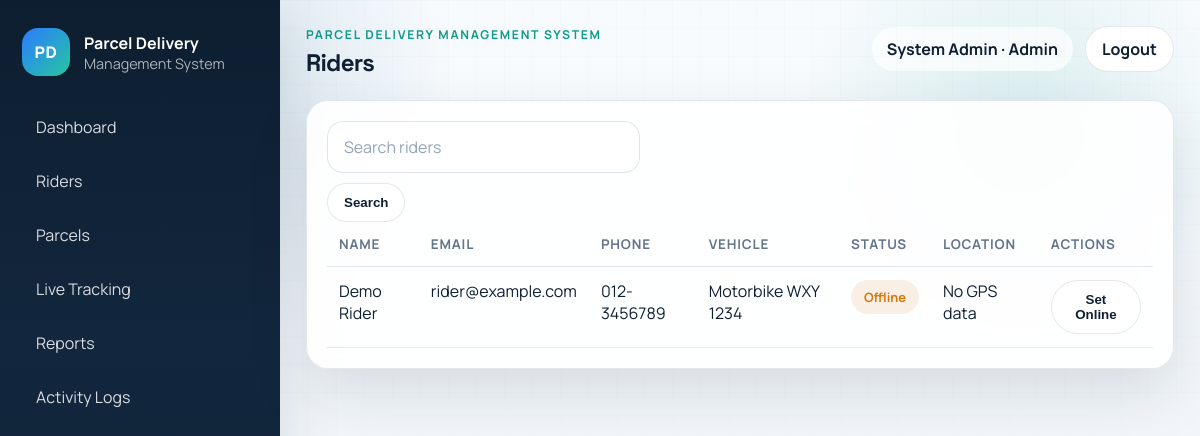
/admin/riders.php (signed in), run on the app's committed database.
### tables this page shows
CREATE TABLE users (
    id INT UNSIGNED AUTO_INCREMENT PRIMARY KEY,
    name VARCHAR(120) NOT NULL,
    email VARCHAR(180) NOT NULL UNIQUE,
    password_hash VARCHAR(255) NOT NULL,
    role ENUM('admin', 'rider') NOT NULL DEFAULT 'rider',
    status ENUM('active', 'inactive') NOT NULL DEFAULT 'active',
    created_at TIMESTAMP DEFAULT CURRENT_TIMESTAMP,
    updated_at TIMESTAMP DEFAULT CURRENT_TIMESTAMP ON UPDATE CURRENT_TIMESTAMP
);

CREATE TABLE riders (
    id INT UNSIGNED AUTO_INCREMENT PRIMARY KEY,
    user_id INT UNSIGNED NOT NULL UNIQUE,
    phone VARCHAR(40) DEFAULT NULL,
    vehicle_info VARCHAR(160) DEFAULT NULL,
    plate_number VARCHAR(60) DEFAULT NULL,
    current_status ENUM('online', 'offline') NOT NULL DEFAULT 'offline',
    latitude DECIMAL(10, 7) DEFAULT NULL,
    longitude DECIMAL(10, 7) DEFAULT NULL,
    last_location_at DATETIME DEFAULT NULL,
    created_at TIMESTAMP DEFAULT CURRENT_TIMESTAMP,
    updated_at TIMESTAMP DEFAULT CURRENT_TIMESTAMP ON UPDATE CURRENT_TIMESTAMP,
    CONSTRAINT fk_riders_user FOREIGN KEY (user_id) REFERENCES users(id) ON DELETE CASCADE
);

### includes/functions.php (called while the page is built, shortened)
<?php
require_once __DIR__ . '/../config/database.php';
function e(?string $value): string
{
    return htmlspecialchars($value ?? '', ENT_QUOTES, 'UTF-8');
}
function app_base_url(): string
{
    $scriptName = $_SERVER['SCRIPT_NAME'] ?? '';
    $path = str_replace('\\', '/', dirname($scriptName));
    $segments = array_values(array_filter(explode('/', trim($path, '/')), static fn ($segment) => $segment !== ''));
    return '/' . $segments[0];
}
function url(string $path = ''): string
{
    $base = app_base_url();
    return $base . '/' . ltrim($path, '/');
}
function current_user(): ?array
{
    static $cachedUser = null;
    if (is_array($cachedUser) && (int) $cachedUser['id'] === (int) $_SESSION['user_id']) {
        return $cachedUser;
    }
    $stmt = db()->prepare('SELECT id, name, email, role, status FROM users WHERE id = ? LIMIT 1');
    $stmt->execute([$_SESSION['user_id']]);
    $user = $stmt->fetch();
    $cachedUser = $user ?: null;
    return $cachedUser;
}
function is_logged_in(): bool
{
    return current_user() !== null;
}
function require_login(): void
{
    if (!is_logged_in()) {
        redirect('auth/login.php');
    }
}
function require_role(string $role): void
{
    require_login();
}

### config/database.php (called while the page is built, shortened)
<?php
function db(): PDO
{
    static $pdo = null;
    if ($pdo instanceof PDO) {
        return $pdo;
    }
    $dsn = 'mysql:host=' . DB_HOST . ';dbname=' . DB_NAME . ';charset=utf8mb4';
    $pdo = new PDO($dsn, DB_USER, DB_PASS, [
        PDO::ATTR_ERRMODE => PDO::ERRMODE_EXCEPTION,
        PDO::ATTR_DEFAULT_FETCH_MODE => PDO::FETCH_ASSOC,
        PDO::ATTR_EMULATE_PREPARES => false,
    ]);
    return $pdo;
}

### admin/riders.php (the view, shortened to what this page needs)
<?php
require_once __DIR__ . '/../includes/functions.php';
require_role('admin');
$q = trim((string) ($_GET['q'] ?? ''));
$params = [];
$sql = 'SELECT r.id, u.name, u.email, r.phone, r.vehicle_info, r.plate_number, r.current_status, r.latitude, r.longitude, r.last_location_at FROM riders r INNER JOIN users u ON u.id = r.user_id';
$sql .= ' ORDER BY r.updated_at DESC';
$stmt = db()->prepare($sql);
$stmt->execute($params);
$riders = $stmt->fetchAll();
$pageTitle = 'Riders';
include __DIR__ . '/../includes/header.php';
?>
<div class="panel">
    <div class="toolbar">
        <form method="get">
            <input type="search" name="q" value="<?= e($q) ?>" placeholder="Search riders">
            <button class="secondary-button" type="submit">Search</button>
        </form>
    </div>
    <div class="table-wrap">
        <table>
            <thead><tr><th>Name</th><th>Email</th><th>Phone</th><th>Vehicle</th><th>Status</th><th>Location</th><th>Actions</th></tr></thead>
            <tbody>
            <?php foreach ($riders as $rider): ?>
                <tr data-search-row>
                    <td><?= e($rider['name']) ?></td>
                    <td><?= e($rider['email']) ?></td>
                    <td><?= e($rider['phone'] ?? '-') ?></td>
                    <td><?= e(trim(($rider['vehicle_info'] ?? '') . ' ' . ($rider['plate_number'] ?? ''))) ?></td>
                    <td><span class="status-pill status-<?= $rider['current_status'] === 'online' ? 'online' : 'offline' ?>"><?= e(ucfirst($rider['current_status'])) ?></span></td>
                    <td><?= e(($rider['latitude'] && $rider['longitude']) ? $rider['latitude'] . ', ' . $rider['longitude'] : 'No GPS data') ?></td>
                    <td>
                        <form method="post" class="inline-actions">
                            <button class="secondary-button" type="submit"><?= $rider['current_status'] === 'online' ? 'Set Offline' : 'Set Online' ?></button>
                        </form>
                    </td>
                </tr>
            <?php endforeach; ?>
            </tbody>
        </table>
    </div>
</div>
<?php include __DIR__ . '/../includes/footer.php'; ?>

### includes/header.php (shortened to what this page needs)
<?php
require_once __DIR__ . '/functions.php';
$user = current_user();
$pageTitle = $pageTitle ?? APP_NAME;
?>
<!DOCTYPE html>
<html lang="en">
<head>
    <link rel="stylesheet" href="<?= url('assets/css/style.css') ?>">
</head>
<body data-user-role="<?= e($user['role'] ?? 'guest') ?>" data-page="<?= $user ? 'app' : 'auth' ?>" data-base-url="<?= e(app_base_url()) ?>">
<div class="app-shell">
    <?php if ($user): ?>
        <?php include __DIR__ . '/sidebar.php'; ?>
    <?php endif; ?>
    <main class="app-main">
        <header class="topbar">
            <div>
                <p class="eyebrow"><?= e(APP_NAME) ?></p>
                <h1><?= e($pageTitle) ?></h1>
            </div>
            <div class="topbar-actions">
                <?php if ($user): ?>
                    <span class="user-pill"><?= e($user['name']) ?> · <?= e(ucfirst($user['role'])) ?></span>
                    <a class="link-button" href="<?= url('auth/logout.php') ?>">Logout</a>
                <?php endif; ?>
            </div>
        </header>
        <section class="content-area">

### includes/sidebar.php (shortened to what this page needs)
<aside class="sidebar">
    <div class="brand-block">
        <div class="brand-mark">PD</div>
        <div>
            <strong>Parcel Delivery</strong>
            <span>Management System</span>
        </div>
    </div>
    <nav class="sidebar-nav">
        <?php if ($user && $user['role'] === 'admin'): ?>
            <a href="<?= url('admin/dashboard.php') ?>">Dashboard</a>
            <a href="<?= url('admin/riders.php') ?>">Riders</a>
            <a href="<?= url('admin/parcels.php') ?>">Parcels</a>
            <a href="<?= url('admin/tracking.php') ?>">Live Tracking</a>
            <a href="<?= url('admin/reports.php') ?>">Reports</a>
            <a href="<?= url('admin/logs.php') ?>">Activity Logs</a>
        <?php endif; ?>
    </nav>
</aside>

### includes/footer.php
        </section>
    </main>
</div>
</body>
</html>

### assets/css/style.css (style rules this page uses)
:root { --bg: #edf2f7; --bg-soft: #f7fafc; --panel: rgba(255, 255, 255, 0.9); --panel-strong: #ffffff; --panel-alt: #f8fbff; --text: #102033; --muted: #64748b; --line: rgba(148, 163, 184, 0.25); --primary: #0f5e8a; --primary-dark: #0a3553; --accent: #0f9a8a; --warning: #d97706; --danger: #c24141; --success: #17784d; --shadow: 0 24px 60px rgba(15, 31, 53, 0.12); --shadow-soft: 0 10px 30px rgba(15, 31, 53, 0.07); --radius: 22px; --display-font: 'Space Grotesk', sans-serif; --body-font: 'Manrope', sans-serif; }
* { box-sizing: border-box; }
html { min-height: 100%; }
html, body { margin: 0; min-height: 100%; background: radial-gradient(circle at 15% 10%, rgba(15, 94, 138, 0.16), transparent 22%), radial-gradient(circle at 85% 15%, rgba(15, 154, 138, 0.12), transparent 18%), linear-gradient(180deg, #f8fbfe 0%, var(--bg) 100%); color: var(--text); font-family: var(--body-font); overflow-x: hidden; }
body::before { content: ''; position: fixed; inset: 0; pointer-events: none; background-image: linear-gradient(rgba(16, 32, 51, 0.03) 1px, transparent 1px), linear-gradient(90deg, rgba(16, 32, 51, 0.03) 1px, transparent 1px); background-size: 28px 28px; mask-image: linear-gradient(180deg, rgba(0, 0, 0, 0.45), transparent 85%); }
a { color: inherit; text-decoration: none; }
.app-shell { display: grid; grid-template-columns: 280px 1fr; min-height: 100vh; }
.sidebar { background: linear-gradient(180deg, #0d1e30, #12263d 42%, #0f2136); color: #fff; padding: 28px 22px; position: sticky; top: 0; height: 100vh; box-shadow: var(--shadow); }
.brand-block { display: flex; gap: 14px; align-items: center; margin-bottom: 28px; }
.brand-mark { width: 48px; height: 48px; border-radius: 16px; display: grid; place-items: center; background: linear-gradient(135deg, #2b7cff, #26c6a0); font-weight: 800; letter-spacing: .5px; }
.brand-block strong, .brand-block span { display: block; }
.brand-block span { color: rgba(255,255,255,.65); font-size: .9rem; }
.sidebar-nav { display: grid; gap: 8px; }
.sidebar-nav a { padding: 12px 14px; border-radius: 14px; color: rgba(255,255,255,.84); transition: .2s ease; }
.app-main { padding: 26px; }
.topbar { display: flex; justify-content: space-between; align-items: flex-start; gap: 16px; margin-bottom: 22px; }
.topbar h1 { margin: 4px 0 0; font-size: clamp(1.4rem, 2vw, 2rem); font-family: var(--display-font); letter-spacing: -0.03em; }
.eyebrow { margin: 0; text-transform: uppercase; letter-spacing: .14em; font-size: .76rem; font-weight: 700; color: var(--accent); }
.topbar-actions { display: flex; gap: 12px; flex-wrap: wrap; align-items: center; }
.user-pill, .link-button, .primary-button, .secondary-button, .danger-button, .status-pill { border-radius: 999px; font-weight: 700; border: 1px solid transparent; }
.user-pill { padding: 10px 14px; background: rgba(255,255,255,.7); }
.link-button, .primary-button, .secondary-button, .danger-button { padding: 11px 16px; cursor: pointer; display: inline-flex; align-items: center; justify-content: center; gap: 8px; }
.link-button, .secondary-button { background: #fff; border-color: var(--line); color: var(--text); }
.content-area { display: grid; gap: 18px; }
.panel { background: var(--panel); backdrop-filter: blur(14px); border: 1px solid var(--line); border-radius: var(--radius); box-shadow: var(--shadow); padding: 20px; }
.table-wrap { overflow-x: auto; }
table { width: 100%; border-collapse: collapse; }
th, td { padding: 13px 12px; border-bottom: 1px solid var(--line); text-align: left; vertical-align: top; }
th { color: var(--muted); font-size: .84rem; text-transform: uppercase; letter-spacing: .06em; }
.status-pill { padding: 7px 12px; font-size: .8rem; display: inline-flex; }
.status-offline, .status-pending { background: rgba(217, 124, 33, 0.12); color: var(--warning); }
input, select, textarea { width: 100%; padding: 14px 16px; border: 1px solid rgba(148, 163, 184, 0.28); border-radius: 16px; font: inherit; color: var(--text); background: rgba(255,255,255,0.9); box-shadow: inset 0 1px 0 rgba(255,255,255,0.6); transition: border-color .18s ease, box-shadow .18s ease, transform .18s ease; }
input::placeholder, textarea::placeholder { color: #94a3b8; }
.inline-actions { display: flex; flex-wrap: wrap; gap: 10px; }
.toolbar { display: flex; flex-wrap: wrap; gap: 12px; align-items: center; justify-content: space-between; }
.toolbar form { display: flex; flex-wrap: wrap; gap: 10px; }

### data on the page
users: name "System Admin", role "Admin"
riders: user.name "Demo Rider", user.email "rider@example.com", phone "012-3456789", vehicle_info+plate_number "Motorbike WXY 1234", current_status "Offline", latitude "No GPS data", shows "Set Online"

### other printed values
APP_NAME "PARCEL DELIVERY MANAGEMENT SYSTEM"
$pageTitle "Riders"
